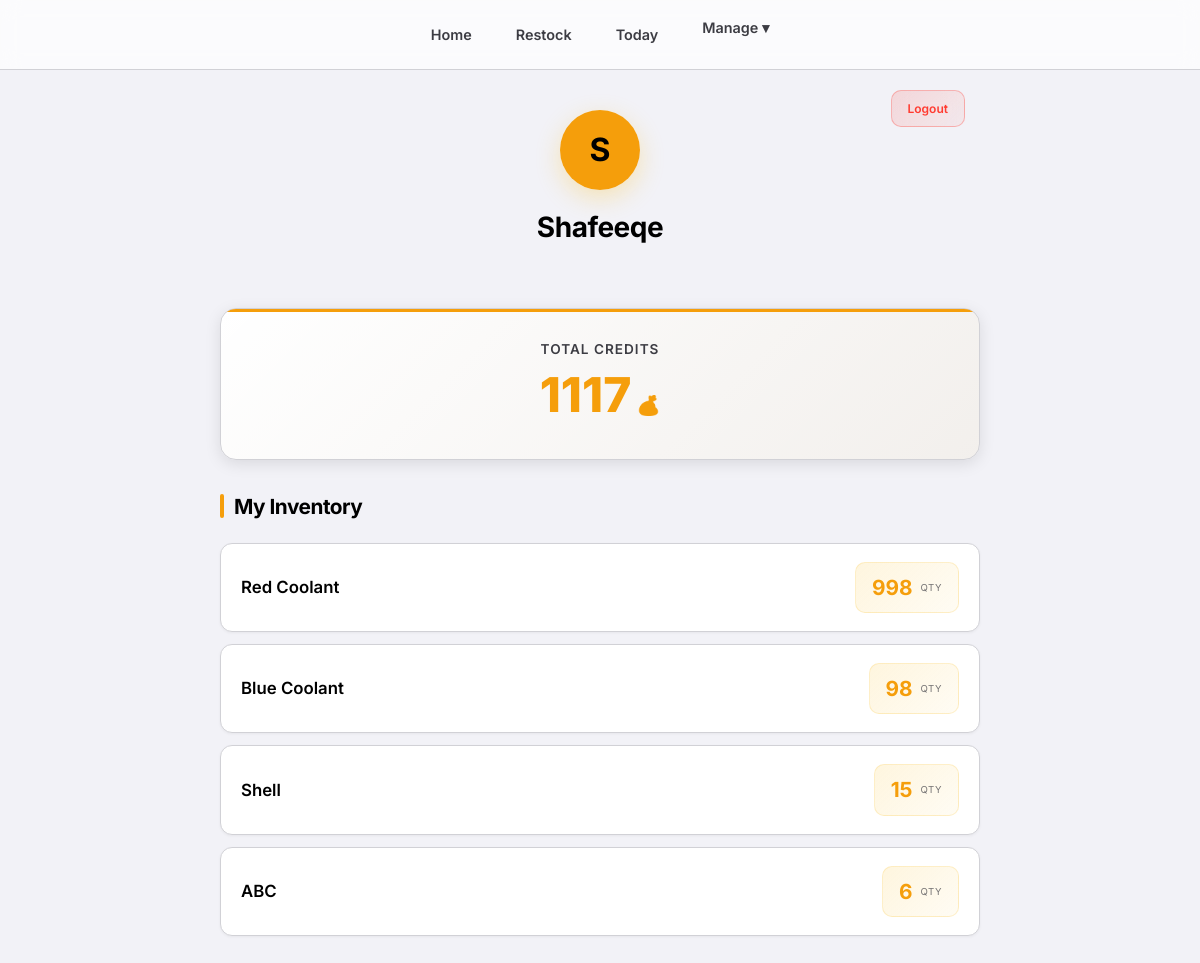
The app's page /profile/ (signed in), older data.
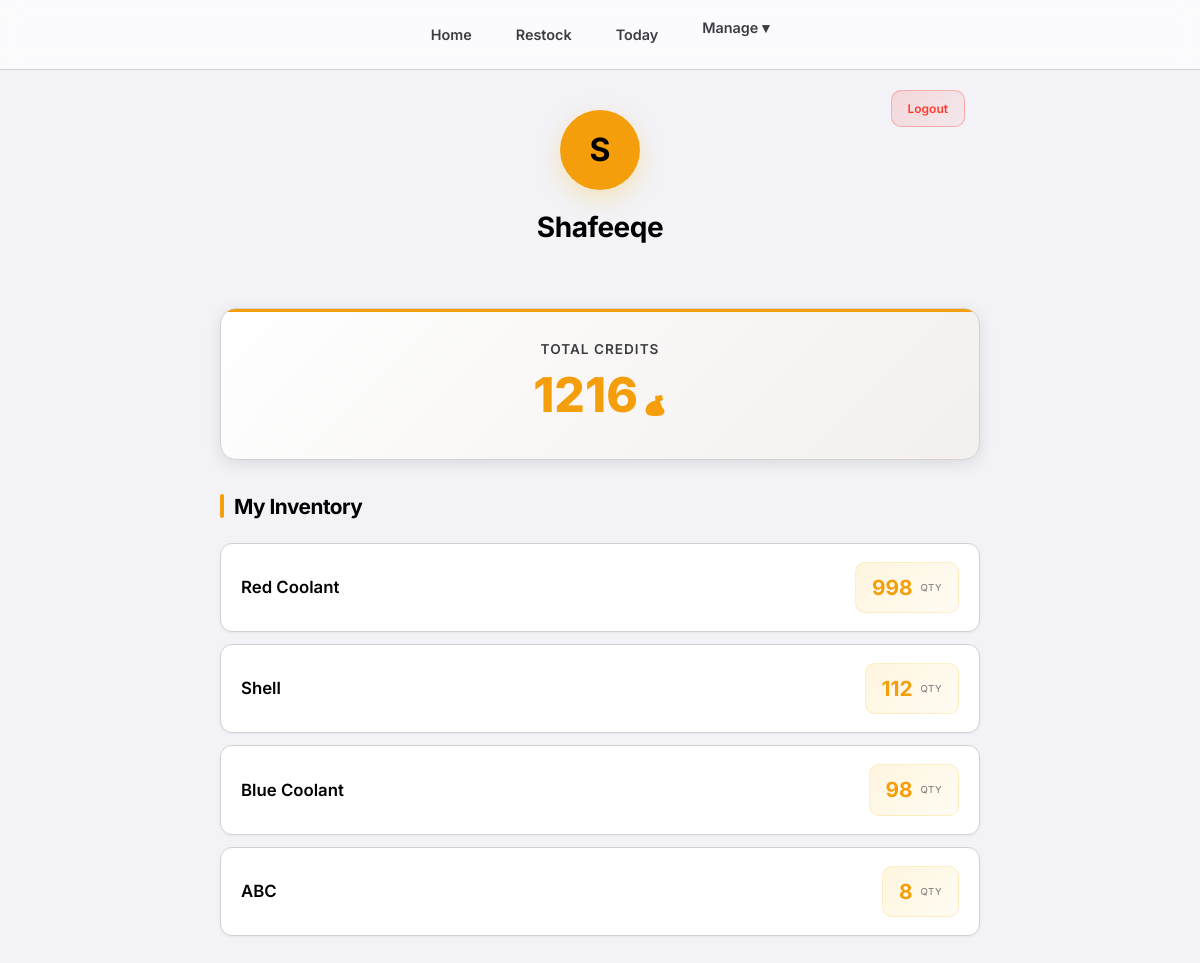
The same page, newer data.
### consumables/models.py (models this page shows, shortened)
class Item(models.Model):
    category = models.ForeignKey(Category, related_name='items', on_delete=models.CASCADE)
    subcategory = models.ForeignKey(SubCategory, related_name='items', on_delete=models.SET_NULL, null=True, blank=True)
    name = models.CharField(max_length=200)
    average_stock = models.IntegerField(default=0, help_text="Ideal stock level for calculation")
    current_stock = models.IntegerField(default=0)
    usage_count = models.IntegerField(default=0, help_text="Cached popularity score (frequency of use)")
    score = models.IntegerField(default=1, help_text="Credits earned per unit taken")
    class Meta:
        constraints = [
            models.UniqueConstraint(
                fields=['category', 'name'],
                condition=models.Q(subcategory__isnull=True),
                name='unique_direct_item_idx'
            ),
            models.UniqueConstraint(
                fields=['subcategory', 'name'],
                name='unique_subcategory_item_idx'
            )
        ]
        ordering = ['-usage_count', 'name']

### consumables/views.py (the view)
# urls.py: path('profile/', views.profile, name='profile'),
@login_required
@login_required
def profile(request, user_id=None):
    if user_id and request.user.is_superuser:
        profile_user = get_object_or_404(User, pk=user_id)
    else:
        profile_user = request.user
    aggr_records = ConsumptionRecord.objects.filter(user=profile_user).values(
        'item__name', 'item__score'
    ).annotate(
        total_qty=Sum('quantity')
    ).order_by('-total_qty')
    inventory_list = []
    total_credits = 0
    for entry in aggr_records:
        qty = entry['total_qty']
        score = entry['item__score']
        credits = qty * score
        total_credits += credits
        inventory_list.append({
            'name': entry['item__name'],
            'quantity': qty,
            'credits': credits
        })
    return render(request, 'consumables/profile.html', {
        'inventory': inventory_list,
        'total_credits': total_credits,
        'profile_user': profile_user
    })

### consumables/templates/consumables/profile.html (shortened to what this page needs)
{% extends 'consumables/base.html' %}
{% block content %}
<div class="profile-header">
    {% if profile_user == request.user %}
    <a href="{% url 'logout' %}" onclick="return confirm('Are you sure you want to logout?')"
        class="profile-logout-btn">
        Logout
    </a>
    {% endif %}
    <div class="profile-avatar">
        {{ profile_user.first_name|default:profile_user.username|first|upper }}
    </div>
    <h2 class="profile-name">{{ profile_user.first_name|default:profile_user.username }}</h2>
</div>
<div class="credits-card">
    <div class="credits-label">Total Credits</div>
    <div class="credits-amount">
        {{ total_credits }}<span class="credits-icon">💰</span>
    </div>
</div>
<h3 class="section-header">My Inventory</h3>
{% for item in inventory %}
<div class="item-card">
    <div class="item-name">{{ item.name }}</div>
    <div class="item-quantity">
        <span class="item-quantity-number">{{ item.quantity }}</span>
        <span class="item-quantity-label">qty</span>
    </div>
</div>
{% empty %}
<div class="empty-state">
    <div class="empty-state-icon">📦</div>
    <div class="empty-state-text">No items taken yet</div>
</div>
{% endfor %}
{% endblock %}

Row changes from the older to the newer data that the page shows:
changed Item "Shell": quantity "15" → "112"; moves up the list
changed Item "ABC": quantity "6" → "8"
Text that changed along with them:
{{ total_credits }}: "1117" → "1216"
